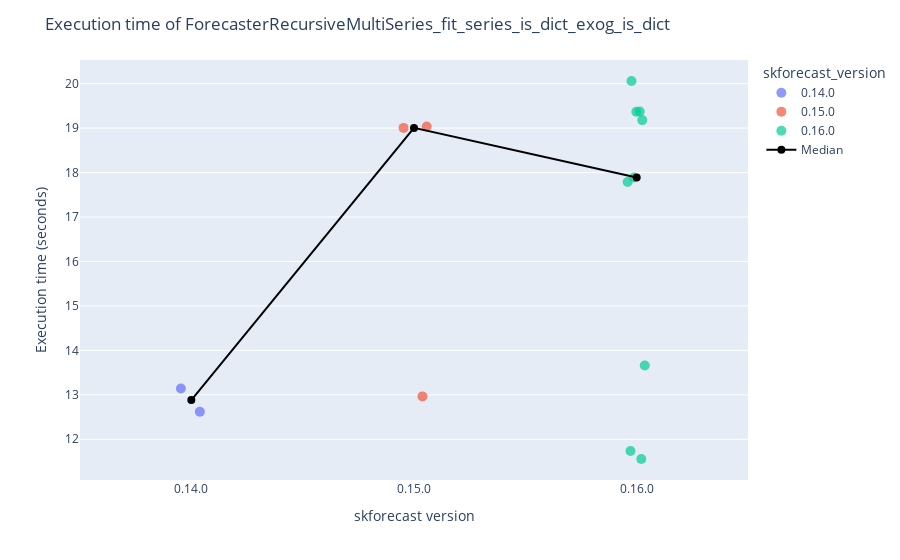
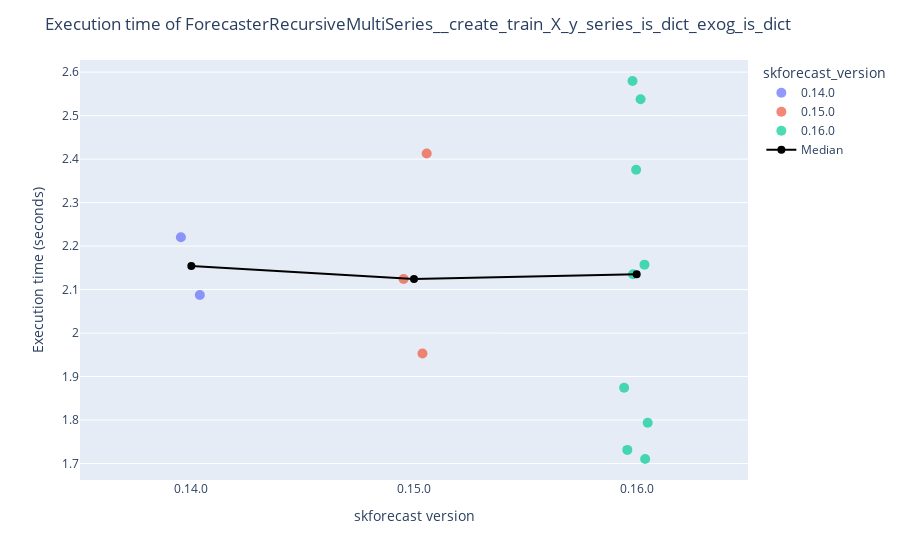
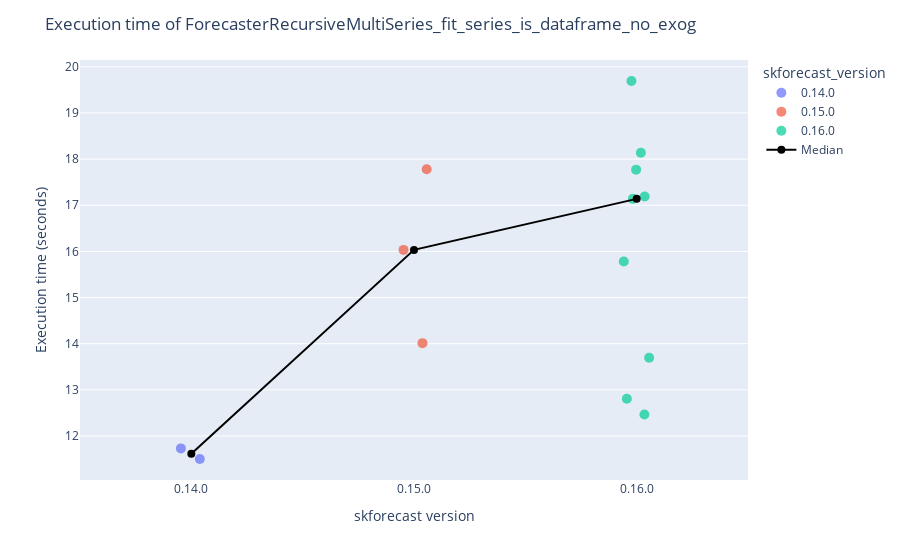
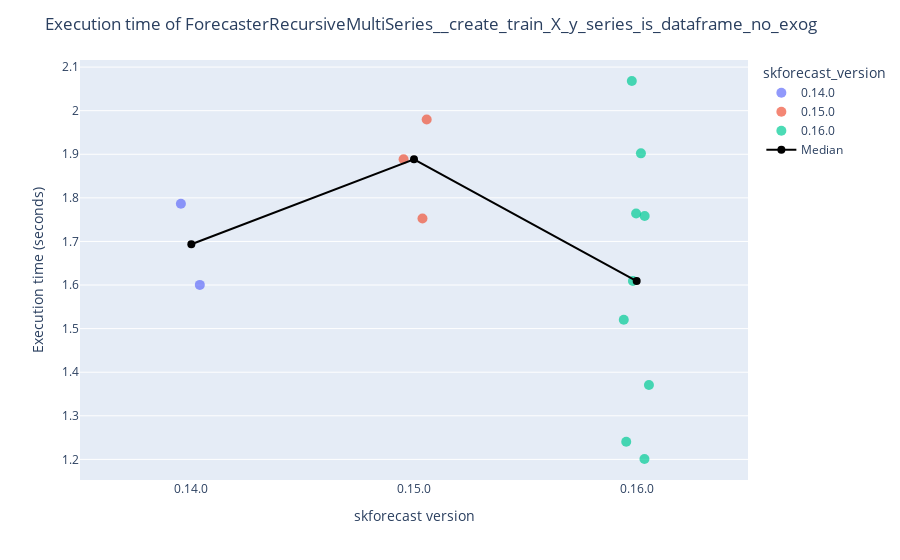

Notebook source saved alongside these figures, in order:
### Code cell
# Plot results
# ==============================================================================
results_benchmark = joblib.load("benchmarks/benchmark.joblib")
results_benchmark = results_benchmark.query("forecaster_name == 'ForecasterRecursiveMultiSeries'").copy()
results_benchmark = results_benchmark.query("regressor_name == 'LGBMRegressor'").copy()
for function_name in results_benchmark['function_name'].unique():
    df = results_benchmark.query(f"function_name == '{function_name}'").copy()
    display(df)
    plot_benchmark_results(df, function_name)

### Figure 1 — Plotly figure (JSON) as saved in the notebook; plotly's stock layout.template omitted (floating-point values rounded to 4 significant figures; data arrays with more than 128 entries replaced by an {"elided": "..."} marker saying what was removed)
{"data": [{"alignmentgroup": "True", "boxpoints": "all", "customdata": [["ForecasterRecursiveMultiSeries", "LGBMRegressor", "ForecasterRecursiveMultiSeries_fit_series_is_dict_exog_is_dict", "63b606a379874ae9f340ba4fe592d695", 0.7576, "2025-04-22T21:21:23.862947", "3.12.9", "1.26.4", "2.2.3", "1.4.2", "4.6.0", "Linux-6.11.0-21-generic-x86_64-with-glibc2.39", "x86_64", 8, 16.64], ["ForecasterRecursiveMultiSeries", "LGBMRegressor", "ForecasterRecursiveMultiSeries_fit_series_is_dict_exog_is_dict", "63b606a379874ae9f340ba4fe592d695", 1.155, "2025-04-22T21:28:08.104547", "3.12.9", "1.26.4", "2.2.3", "1.4.2", "4.6.0", "Linux-6.11.0-21-generic-x86_64-with-glibc2.39", "x86_64", 8, 16.64]], "fillcolor": "rgba(255,255,255,0)", "hoveron": "points", "hovertemplate": "skforecast_version=%{x}<br>run_time_avg=%{y}<br>forecaster_name=%{customdata[0]}<br>regressor_name=%{customdata[1]}<br>function_name=%{customdata[2]}<br>function_hash=%{customdata[3]}<br>run_time_std_dev=%{customdata[4]}<br>datetime=%{customdata[5]}<br>python_version=%{customdata[6]}<br>numpy_version=%{customdata[7]}<br>pandas_version=%{customdata[8]}<br>sklearn_version=%{customdata[9]}<br>lightgbm_version=%{customdata[10]}<br>platform=%{customdata[11]}<br>processor=%{customdata[12]}<br>cpu_count=%{customdata[13]}<br>memory_gb=%{customdata[14]}<extra></extra>", "jitter": true, "legendgroup": "0.14.0", "line": {"color": "rgba(255,255,255,0)"}, "marker": {"color": "#636efa", "opacity": 0.7, "size": 10}, "name": "0.14.0", "offsetgroup": "0.14.0", "orientation": "v", "pointpos": 0, "showlegend": true, "type": "box", "x": ["0.14.0", "0.14.0"], "x0": " ", "xaxis": "x", "y": [13.14, 12.62], "y0": " ", "yaxis": "y"}, {"alignmentgroup": "True", "boxpoints": "all", "customdata": [["ForecasterRecursiveMultiSeries", "LGBMRegressor", "ForecasterRecursiveMultiSeries_fit_series_is_dict_exog_is_dict", "63b606a379874ae9f340ba4fe592d695", 1.387, "2025-04-22T21:32:16.760560", "3.12.9", "1.26.4", "2.2.3", "1.4.2", "4.6.0", "Linux-6.11.0-21-generic-x86_64-with-glibc2.39", "x86_64", 8, 16.64], ["ForecasterRecursiveMultiSeries", "LGBMRegressor", "ForecasterRecursiveMultiSeries_fit_series_is_dict_exog_is_dict", "63b606a379874ae9f340ba4fe592d695", 1.634, "2025-04-22T21:42:34.608069", "3.12.9", "2.2.5", "2.2.3", "1.6.1", "4.6.0", "Linux-6.11.0-21-generic-x86_64-with-glibc2.39", "x86_64", 8, 16.64], ["ForecasterRecursiveMultiSeries", "LGBMRegressor", "ForecasterRecursiveMultiSeries_fit_series_is_dict_exog_is_dict", "63b606a379874ae9f340ba4fe592d695", 1.077, "2025-04-22T22:41:42.671386", "3.12.9", "1.26.4", "2.2.3", "1.4.2", "4.6.0", "Linux-6.11.0-21-generic-x86_64-with-glibc2.39", "x86_64", 8, 16.64]], "fillcolor": "rgba(255,255,255,0)", "hoveron": "points", "hovertemplate": "skforecast_version=%{x}<br>run_time_avg=%{y}<br>forecaster_name=%{customdata[0]}<br>regressor_name=%{customdata[1]}<br>function_name=%{customdata[2]}<br>function_hash=%{customdata[3]}<br>run_time_std_dev=%{customdata[4]}<br>datetime=%{customdata[5]}<br>python_version=%{customdata[6]}<br>numpy_version=%{customdata[7]}<br>pandas_version=%{customdata[8]}<br>sklearn_version=%{customdata[9]}<br>lightgbm_version=%{customdata[10]}<br>platform=%{customdata[11]}<br>processor=%{customdata[12]}<br>cpu_count=%{customdata[13]}<br>memory_gb=%{customdata[14]}<extra></extra>", "jitter": true, "legendgroup": "0.15.0", "line": {"color": "rgba(255,255,255,0)"}, "marker": {"color": "#EF553B", "opacity": 0.7, "size": 10}, "name": "0.15.0", "offsetgroup": "0.15.0", "orientation": "v", "pointpos": 0, "showlegend": true, "type": "box", "x": ["0.15.0", "0.15.0", "0.15.0"], "x0": " ", "xaxis": "x", "y": [12.96, 19.01, 19.04], "y0": " ", "yaxis": "y"}, {"alignmentgroup": "True", "boxpoints": "all", "customdata": {"elided": "9x15 mixed values"}, "fillcolor": "rgba(255,255,255,0)", "hoveron": "points", "hovertemplate": "skforecast_version=%{x}<br>run_time_avg=%{y}<br>forecaster_name=%{customdata[0]}<br>regressor_name=%{customdata[1]}<br>function_name=%{customdata[2]}<br>function_hash=%{customdata[3]}<br>run_time_std_dev=%{customdata[4]}<br>datetime=%{customdata[5]}<br>python_version=%{customdata[6]}<br>numpy_version=%{customdata[7]}<br>pandas_version=%{customdata[8]}<br>sklearn_version=%{customdata[9]}<br>lightgbm_version=%{customdata[10]}<br>platform=%{customdata[11]}<br>processor=%{customdata[12]}<br>cpu_count=%{customdata[13]}<br>memory_gb=%{customdata[14]}<extra></extra>", "jitter": true, "legendgroup": "0.16.0", "line": {"color": "rgba(255,255,255,0)"}, "marker": {"color": "#00cc96", "opacity": 0.7, "size": 10}, "name": "0.16.0", "offsetgroup": "0.16.0", "orientation": "v", "pointpos": 0, "showlegend": true, "type": "box", "x": ["0.16.0", "0.16.0", "0.16.0", "0.16.0", "0.16.0", "0.16.0", "0.16.0", "0.16.0", "0.16.0"], "x0": " ", "xaxis": "x", "y": [20.06, 19.37, 17.89, 17.79, 19.37, 19.18, 11.74, 11.56, 13.66], "y0": " ", "yaxis": "y"}, {"line": {"color": "black", "width": 2}, "marker": {"size": 8}, "mode": "lines+markers", "name": "Median", "showlegend": true, "type": "scatter", "x": ["0.14.0", "0.15.0", "0.16.0"], "y": [12.88, 19.01, 17.89]}], "layout": {"boxmode": "overlay", "legend": {"title": {"text": "skforecast_version"}, "tracegroupgap": 0}, "margin": {"t": 60}, "showlegend": true, "title": {"text": "Execution time of ForecasterRecursiveMultiSeries_fit_series_is_dict_exog_is_dict"}, "xaxis": {"anchor": "y", "categoryarray": ["0.14.0", "0.15.0", "0.16.0"], "categoryorder": "array", "domain": [0, 1], "title": {"text": "skforecast version"}}, "yaxis": {"anchor": "x", "domain": [0, 1], "title": {"text": "Execution time (seconds)"}}}}

### Figure 2 — Plotly figure (JSON) as saved in the notebook; plotly's stock layout.template omitted (floating-point values rounded to 4 significant figures; data arrays with more than 128 entries replaced by an {"elided": "..."} marker saying what was removed)
{"data": [{"alignmentgroup": "True", "boxpoints": "all", "customdata": [["ForecasterRecursiveMultiSeries", "LGBMRegressor", "ForecasterRecursiveMultiSeries__create_train_X_y_series_is_dict_exog_is_dict", "583e7d25f58c2314c85ab6c385d879cc", 0.3164, "2025-04-22T21:22:29.597457", "3.12.9", "1.26.4", "2.2.3", "1.4.2", "4.6.0", "Linux-6.11.0-21-generic-x86_64-with-glibc2.39", "x86_64", 8, 16.64], ["ForecasterRecursiveMultiSeries", "LGBMRegressor", "ForecasterRecursiveMultiSeries__create_train_X_y_series_is_dict_exog_is_dict", "583e7d25f58c2314c85ab6c385d879cc", 0.1888, "2025-04-22T21:29:11.209381", "3.12.9", "1.26.4", "2.2.3", "1.4.2", "4.6.0", "Linux-6.11.0-21-generic-x86_64-with-glibc2.39", "x86_64", 8, 16.64]], "fillcolor": "rgba(255,255,255,0)", "hoveron": "points", "hovertemplate": "skforecast_version=%{x}<br>run_time_avg=%{y}<br>forecaster_name=%{customdata[0]}<br>regressor_name=%{customdata[1]}<br>function_name=%{customdata[2]}<br>function_hash=%{customdata[3]}<br>run_time_std_dev=%{customdata[4]}<br>datetime=%{customdata[5]}<br>python_version=%{customdata[6]}<br>numpy_version=%{customdata[7]}<br>pandas_version=%{customdata[8]}<br>sklearn_version=%{customdata[9]}<br>lightgbm_version=%{customdata[10]}<br>platform=%{customdata[11]}<br>processor=%{customdata[12]}<br>cpu_count=%{customdata[13]}<br>memory_gb=%{customdata[14]}<extra></extra>", "jitter": true, "legendgroup": "0.14.0", "line": {"color": "rgba(255,255,255,0)"}, "marker": {"color": "#636efa", "opacity": 0.7, "size": 10}, "name": "0.14.0", "offsetgroup": "0.14.0", "orientation": "v", "pointpos": 0, "showlegend": true, "type": "box", "x": ["0.14.0", "0.14.0"], "x0": " ", "xaxis": "x", "y": [2.088, 2.22], "y0": " ", "yaxis": "y"}, {"alignmentgroup": "True", "boxpoints": "all", "customdata": [["ForecasterRecursiveMultiSeries", "LGBMRegressor", "ForecasterRecursiveMultiSeries__create_train_X_y_series_is_dict_exog_is_dict", "583e7d25f58c2314c85ab6c385d879cc", 0.2472, "2025-04-22T21:33:21.603198", "3.12.9", "1.26.4", "2.2.3", "1.4.2", "4.6.0", "Linux-6.11.0-21-generic-x86_64-with-glibc2.39", "x86_64", 8, 16.64], ["ForecasterRecursiveMultiSeries", "LGBMRegressor", "ForecasterRecursiveMultiSeries__create_train_X_y_series_is_dict_exog_is_dict", "583e7d25f58c2314c85ab6c385d879cc", 0.1053, "2025-04-22T21:44:09.659069", "3.12.9", "2.2.5", "2.2.3", "1.6.1", "4.6.0", "Linux-6.11.0-21-generic-x86_64-with-glibc2.39", "x86_64", 8, 16.64], ["ForecasterRecursiveMultiSeries", "LGBMRegressor", "ForecasterRecursiveMultiSeries__create_train_X_y_series_is_dict_exog_is_dict", "583e7d25f58c2314c85ab6c385d879cc", 0.09698, "2025-04-22T22:43:17.886174", "3.12.9", "1.26.4", "2.2.3", "1.4.2", "4.6.0", "Linux-6.11.0-21-generic-x86_64-with-glibc2.39", "x86_64", 8, 16.64]], "fillcolor": "rgba(255,255,255,0)", "hoveron": "points", "hovertemplate": "skforecast_version=%{x}<br>run_time_avg=%{y}<br>forecaster_name=%{customdata[0]}<br>regressor_name=%{customdata[1]}<br>function_name=%{customdata[2]}<br>function_hash=%{customdata[3]}<br>run_time_std_dev=%{customdata[4]}<br>datetime=%{customdata[5]}<br>python_version=%{customdata[6]}<br>numpy_version=%{customdata[7]}<br>pandas_version=%{customdata[8]}<br>sklearn_version=%{customdata[9]}<br>lightgbm_version=%{customdata[10]}<br>platform=%{customdata[11]}<br>processor=%{customdata[12]}<br>cpu_count=%{customdata[13]}<br>memory_gb=%{customdata[14]}<extra></extra>", "jitter": true, "legendgroup": "0.15.0", "line": {"color": "rgba(255,255,255,0)"}, "marker": {"color": "#EF553B", "opacity": 0.7, "size": 10}, "name": "0.15.0", "offsetgroup": "0.15.0", "orientation": "v", "pointpos": 0, "showlegend": true, "type": "box", "x": ["0.15.0", "0.15.0", "0.15.0"], "x0": " ", "xaxis": "x", "y": [1.953, 2.124, 2.413], "y0": " ", "yaxis": "y"}, {"alignmentgroup": "True", "boxpoints": "all", "customdata": {"elided": "9x15 mixed values"}, "fillcolor": "rgba(255,255,255,0)", "hoveron": "points", "hovertemplate": "skforecast_version=%{x}<br>run_time_avg=%{y}<br>forecaster_name=%{customdata[0]}<br>regressor_name=%{customdata[1]}<br>function_name=%{customdata[2]}<br>function_hash=%{customdata[3]}<br>run_time_std_dev=%{customdata[4]}<br>datetime=%{customdata[5]}<br>python_version=%{customdata[6]}<br>numpy_version=%{customdata[7]}<br>pandas_version=%{customdata[8]}<br>sklearn_version=%{customdata[9]}<br>lightgbm_version=%{customdata[10]}<br>platform=%{customdata[11]}<br>processor=%{customdata[12]}<br>cpu_count=%{customdata[13]}<br>memory_gb=%{customdata[14]}<extra></extra>", "jitter": true, "legendgroup": "0.16.0", "line": {"color": "rgba(255,255,255,0)"}, "marker": {"color": "#00cc96", "opacity": 0.7, "size": 10}, "name": "0.16.0", "offsetgroup": "0.16.0", "orientation": "v", "pointpos": 0, "showlegend": true, "type": "box", "x": ["0.16.0", "0.16.0", "0.16.0", "0.16.0", "0.16.0", "0.16.0", "0.16.0", "0.16.0", "0.16.0"], "x0": " ", "xaxis": "x", "y": [2.538, 2.375, 1.874, 2.157, 2.135, 2.58, 1.794, 1.71, 1.731], "y0": " ", "yaxis": "y"}, {"line": {"color": "black", "width": 2}, "marker": {"size": 8}, "mode": "lines+markers", "name": "Median", "showlegend": true, "type": "scatter", "x": ["0.14.0", "0.15.0", "0.16.0"], "y": [2.154, 2.124, 2.135]}], "layout": {"boxmode": "overlay", "legend": {"title": {"text": "skforecast_version"}, "tracegroupgap": 0}, "margin": {"t": 60}, "showlegend": true, "title": {"text": "Execution time of ForecasterRecursiveMultiSeries__create_train_X_y_series_is_dict_exog_is_dict"}, "xaxis": {"anchor": "y", "categoryarray": ["0.14.0", "0.15.0", "0.16.0"], "categoryorder": "array", "domain": [0, 1], "title": {"text": "skforecast version"}}, "yaxis": {"anchor": "x", "domain": [0, 1], "title": {"text": "Execution time (seconds)"}}}}

### Figure 3 — Plotly figure (JSON) as saved in the notebook; plotly's stock layout.template omitted (floating-point values rounded to 4 significant figures; data arrays with more than 128 entries replaced by an {"elided": "..."} marker saying what was removed)
{"data": [{"alignmentgroup": "True", "boxpoints": "all", "customdata": [["ForecasterRecursiveMultiSeries", "LGBMRegressor", "ForecasterRecursiveMultiSeries_fit_series_is_dataframe_no_exog", "aa35b8ba0c0839021a95e5ba0786a67e", 0.4553, "2025-04-22T21:22:40.042906", "3.12.9", "1.26.4", "2.2.3", "1.4.2", "4.6.0", "Linux-6.11.0-21-generic-x86_64-with-glibc2.39", "x86_64", 8, 16.64], ["ForecasterRecursiveMultiSeries", "LGBMRegressor", "ForecasterRecursiveMultiSeries_fit_series_is_dataframe_no_exog", "aa35b8ba0c0839021a95e5ba0786a67e", 0.5403, "2025-04-22T21:29:22.319034", "3.12.9", "1.26.4", "2.2.3", "1.4.2", "4.6.0", "Linux-6.11.0-21-generic-x86_64-with-glibc2.39", "x86_64", 8, 16.64]], "fillcolor": "rgba(255,255,255,0)", "hoveron": "points", "hovertemplate": "skforecast_version=%{x}<br>run_time_avg=%{y}<br>forecaster_name=%{customdata[0]}<br>regressor_name=%{customdata[1]}<br>function_name=%{customdata[2]}<br>function_hash=%{customdata[3]}<br>run_time_std_dev=%{customdata[4]}<br>datetime=%{customdata[5]}<br>python_version=%{customdata[6]}<br>numpy_version=%{customdata[7]}<br>pandas_version=%{customdata[8]}<br>sklearn_version=%{customdata[9]}<br>lightgbm_version=%{customdata[10]}<br>platform=%{customdata[11]}<br>processor=%{customdata[12]}<br>cpu_count=%{customdata[13]}<br>memory_gb=%{customdata[14]}<extra></extra>", "jitter": true, "legendgroup": "0.14.0", "line": {"color": "rgba(255,255,255,0)"}, "marker": {"color": "#636efa", "opacity": 0.7, "size": 10}, "name": "0.14.0", "offsetgroup": "0.14.0", "orientation": "v", "pointpos": 0, "showlegend": true, "type": "box", "x": ["0.14.0", "0.14.0"], "x0": " ", "xaxis": "x", "y": [11.73, 11.5], "y0": " ", "yaxis": "y"}, {"alignmentgroup": "True", "boxpoints": "all", "customdata": [["ForecasterRecursiveMultiSeries", "LGBMRegressor", "ForecasterRecursiveMultiSeries_fit_series_is_dataframe_no_exog", "aa35b8ba0c0839021a95e5ba0786a67e", 2.125, "2025-04-22T21:33:31.377188", "3.12.9", "1.26.4", "2.2.3", "1.4.2", "4.6.0", "Linux-6.11.0-21-generic-x86_64-with-glibc2.39", "x86_64", 8, 16.64], ["ForecasterRecursiveMultiSeries", "LGBMRegressor", "ForecasterRecursiveMultiSeries_fit_series_is_dataframe_no_exog", "aa35b8ba0c0839021a95e5ba0786a67e", 0.3174, "2025-04-22T21:44:20.300867", "3.12.9", "2.2.5", "2.2.3", "1.6.1", "4.6.0", "Linux-6.11.0-21-generic-x86_64-with-glibc2.39", "x86_64", 8, 16.64], ["ForecasterRecursiveMultiSeries", "LGBMRegressor", "ForecasterRecursiveMultiSeries_fit_series_is_dataframe_no_exog", "aa35b8ba0c0839021a95e5ba0786a67e", 0.7838, "2025-04-22T22:43:29.961188", "3.12.9", "1.26.4", "2.2.3", "1.4.2", "4.6.0", "Linux-6.11.0-21-generic-x86_64-with-glibc2.39", "x86_64", 8, 16.64]], "fillcolor": "rgba(255,255,255,0)", "hoveron": "points", "hovertemplate": "skforecast_version=%{x}<br>run_time_avg=%{y}<br>forecaster_name=%{customdata[0]}<br>regressor_name=%{customdata[1]}<br>function_name=%{customdata[2]}<br>function_hash=%{customdata[3]}<br>run_time_std_dev=%{customdata[4]}<br>datetime=%{customdata[5]}<br>python_version=%{customdata[6]}<br>numpy_version=%{customdata[7]}<br>pandas_version=%{customdata[8]}<br>sklearn_version=%{customdata[9]}<br>lightgbm_version=%{customdata[10]}<br>platform=%{customdata[11]}<br>processor=%{customdata[12]}<br>cpu_count=%{customdata[13]}<br>memory_gb=%{customdata[14]}<extra></extra>", "jitter": true, "legendgroup": "0.15.0", "line": {"color": "rgba(255,255,255,0)"}, "marker": {"color": "#EF553B", "opacity": 0.7, "size": 10}, "name": "0.15.0", "offsetgroup": "0.15.0", "orientation": "v", "pointpos": 0, "showlegend": true, "type": "box", "x": ["0.15.0", "0.15.0", "0.15.0"], "x0": " ", "xaxis": "x", "y": [14.01, 16.03, 17.78], "y0": " ", "yaxis": "y"}, {"alignmentgroup": "True", "boxpoints": "all", "customdata": {"elided": "9x15 mixed values"}, "fillcolor": "rgba(255,255,255,0)", "hoveron": "points", "hovertemplate": "skforecast_version=%{x}<br>run_time_avg=%{y}<br>forecaster_name=%{customdata[0]}<br>regressor_name=%{customdata[1]}<br>function_name=%{customdata[2]}<br>function_hash=%{customdata[3]}<br>run_time_std_dev=%{customdata[4]}<br>datetime=%{customdata[5]}<br>python_version=%{customdata[6]}<br>numpy_version=%{customdata[7]}<br>pandas_version=%{customdata[8]}<br>sklearn_version=%{customdata[9]}<br>lightgbm_version=%{customdata[10]}<br>platform=%{customdata[11]}<br>processor=%{customdata[12]}<br>cpu_count=%{customdata[13]}<br>memory_gb=%{customdata[14]}<extra></extra>", "jitter": true, "legendgroup": "0.16.0", "line": {"color": "rgba(255,255,255,0)"}, "marker": {"color": "#00cc96", "opacity": 0.7, "size": 10}, "name": "0.16.0", "offsetgroup": "0.16.0", "orientation": "v", "pointpos": 0, "showlegend": true, "type": "box", "x": ["0.16.0", "0.16.0", "0.16.0", "0.16.0", "0.16.0", "0.16.0", "0.16.0", "0.16.0", "0.16.0"], "x0": " ", "xaxis": "x", "y": [17.77, 17.19, 15.78, 18.14, 17.14, 19.69, 12.81, 12.47, 13.7], "y0": " ", "yaxis": "y"}, {"line": {"color": "black", "width": 2}, "marker": {"size": 8}, "mode": "lines+markers", "name": "Median", "showlegend": true, "type": "scatter", "x": ["0.14.0", "0.15.0", "0.16.0"], "y": [11.62, 16.03, 17.14]}], "layout": {"boxmode": "overlay", "legend": {"title": {"text": "skforecast_version"}, "tracegroupgap": 0}, "margin": {"t": 60}, "showlegend": true, "title": {"text": "Execution time of ForecasterRecursiveMultiSeries_fit_series_is_dataframe_no_exog"}, "xaxis": {"anchor": "y", "categoryarray": ["0.14.0", "0.15.0", "0.16.0"], "categoryorder": "array", "domain": [0, 1], "title": {"text": "skforecast version"}}, "yaxis": {"anchor": "x", "domain": [0, 1], "title": {"text": "Execution time (seconds)"}}}}

### Figure 4 — Plotly figure (JSON) as saved in the notebook; plotly's stock layout.template omitted (floating-point values rounded to 4 significant figures; data arrays with more than 128 entries replaced by an {"elided": "..."} marker saying what was removed)
{"data": [{"alignmentgroup": "True", "boxpoints": "all", "customdata": [["ForecasterRecursiveMultiSeries", "LGBMRegressor", "ForecasterRecursiveMultiSeries__create_train_X_y_series_is_dataframe_no_exog", "7b994fdfa33ce4a2084e303d3f49c934", 0.08098, "2025-04-22T21:23:38.727510", "3.12.9", "1.26.4", "2.2.3", "1.4.2", "4.6.0", "Linux-6.11.0-21-generic-x86_64-with-glibc2.39", "x86_64", 8, 16.64], ["ForecasterRecursiveMultiSeries", "LGBMRegressor", "ForecasterRecursiveMultiSeries__create_train_X_y_series_is_dataframe_no_exog", "7b994fdfa33ce4a2084e303d3f49c934", 0.1962, "2025-04-22T21:30:19.848705", "3.12.9", "1.26.4", "2.2.3", "1.4.2", "4.6.0", "Linux-6.11.0-21-generic-x86_64-with-glibc2.39", "x86_64", 8, 16.64]], "fillcolor": "rgba(255,255,255,0)", "hoveron": "points", "hovertemplate": "skforecast_version=%{x}<br>run_time_avg=%{y}<br>forecaster_name=%{customdata[0]}<br>regressor_name=%{customdata[1]}<br>function_name=%{customdata[2]}<br>function_hash=%{customdata[3]}<br>run_time_std_dev=%{customdata[4]}<br>datetime=%{customdata[5]}<br>python_version=%{customdata[6]}<br>numpy_version=%{customdata[7]}<br>pandas_version=%{customdata[8]}<br>sklearn_version=%{customdata[9]}<br>lightgbm_version=%{customdata[10]}<br>platform=%{customdata[11]}<br>processor=%{customdata[12]}<br>cpu_count=%{customdata[13]}<br>memory_gb=%{customdata[14]}<extra></extra>", "jitter": true, "legendgroup": "0.14.0", "line": {"color": "rgba(255,255,255,0)"}, "marker": {"color": "#636efa", "opacity": 0.7, "size": 10}, "name": "0.14.0", "offsetgroup": "0.14.0", "orientation": "v", "pointpos": 0, "showlegend": true, "type": "box", "x": ["0.14.0", "0.14.0"], "x0": " ", "xaxis": "x", "y": [1.6, 1.787], "y0": " ", "yaxis": "y"}, {"alignmentgroup": "True", "boxpoints": "all", "customdata": [["ForecasterRecursiveMultiSeries", "LGBMRegressor", "ForecasterRecursiveMultiSeries__create_train_X_y_series_is_dataframe_no_exog", "7b994fdfa33ce4a2084e303d3f49c934", 0.1058, "2025-04-22T21:34:41.475870", "3.12.9", "1.26.4", "2.2.3", "1.4.2", "4.6.0", "Linux-6.11.0-21-generic-x86_64-with-glibc2.39", "x86_64", 8, 16.64], ["ForecasterRecursiveMultiSeries", "LGBMRegressor", "ForecasterRecursiveMultiSeries__create_train_X_y_series_is_dataframe_no_exog", "7b994fdfa33ce4a2084e303d3f49c934", 0.05302, "2025-04-22T21:45:40.484984", "3.12.9", "2.2.5", "2.2.3", "1.6.1", "4.6.0", "Linux-6.11.0-21-generic-x86_64-with-glibc2.39", "x86_64", 8, 16.64], ["ForecasterRecursiveMultiSeries", "LGBMRegressor", "ForecasterRecursiveMultiSeries__create_train_X_y_series_is_dataframe_no_exog", "7b994fdfa33ce4a2084e303d3f49c934", 0.09409, "2025-04-22T22:44:58.886345", "3.12.9", "1.26.4", "2.2.3", "1.4.2", "4.6.0", "Linux-6.11.0-21-generic-x86_64-with-glibc2.39", "x86_64", 8, 16.64]], "fillcolor": "rgba(255,255,255,0)", "hoveron": "points", "hovertemplate": "skforecast_version=%{x}<br>run_time_avg=%{y}<br>forecaster_name=%{customdata[0]}<br>regressor_name=%{customdata[1]}<br>function_name=%{customdata[2]}<br>function_hash=%{customdata[3]}<br>run_time_std_dev=%{customdata[4]}<br>datetime=%{customdata[5]}<br>python_version=%{customdata[6]}<br>numpy_version=%{customdata[7]}<br>pandas_version=%{customdata[8]}<br>sklearn_version=%{customdata[9]}<br>lightgbm_version=%{customdata[10]}<br>platform=%{customdata[11]}<br>processor=%{customdata[12]}<br>cpu_count=%{customdata[13]}<br>memory_gb=%{customdata[14]}<extra></extra>", "jitter": true, "legendgroup": "0.15.0", "line": {"color": "rgba(255,255,255,0)"}, "marker": {"color": "#EF553B", "opacity": 0.7, "size": 10}, "name": "0.15.0", "offsetgroup": "0.15.0", "orientation": "v", "pointpos": 0, "showlegend": true, "type": "box", "x": ["0.15.0", "0.15.0", "0.15.0"], "x0": " ", "xaxis": "x", "y": [1.888, 1.753, 1.98], "y0": " ", "yaxis": "y"}, {"alignmentgroup": "True", "boxpoints": "all", "customdata": {"elided": "9x15 mixed values"}, "fillcolor": "rgba(255,255,255,0)", "hoveron": "points", "hovertemplate": "skforecast_version=%{x}<br>run_time_avg=%{y}<br>forecaster_name=%{customdata[0]}<br>regressor_name=%{customdata[1]}<br>function_name=%{customdata[2]}<br>function_hash=%{customdata[3]}<br>run_time_std_dev=%{customdata[4]}<br>datetime=%{customdata[5]}<br>python_version=%{customdata[6]}<br>numpy_version=%{customdata[7]}<br>pandas_version=%{customdata[8]}<br>sklearn_version=%{customdata[9]}<br>lightgbm_version=%{customdata[10]}<br>platform=%{customdata[11]}<br>processor=%{customdata[12]}<br>cpu_count=%{customdata[13]}<br>memory_gb=%{customdata[14]}<extra></extra>", "jitter": true, "legendgroup": "0.16.0", "line": {"color": "rgba(255,255,255,0)"}, "marker": {"color": "#00cc96", "opacity": 0.7, "size": 10}, "name": "0.16.0", "offsetgroup": "0.16.0", "orientation": "v", "pointpos": 0, "showlegend": true, "type": "box", "x": ["0.16.0", "0.16.0", "0.16.0", "0.16.0", "0.16.0", "0.16.0", "0.16.0", "0.16.0", "0.16.0"], "x0": " ", "xaxis": "x", "y": [1.609, 1.758, 1.52, 1.902, 1.764, 2.068, 1.24, 1.201, 1.371], "y0": " ", "yaxis": "y"}, {"line": {"color": "black", "width": 2}, "marker": {"size": 8}, "mode": "lines+markers", "name": "Median", "showlegend": true, "type": "scatter", "x": ["0.14.0", "0.15.0", "0.16.0"], "y": [1.693, 1.888, 1.609]}], "layout": {"boxmode": "overlay", "legend": {"title": {"text": "skforecast_version"}, "tracegroupgap": 0}, "margin": {"t": 60}, "showlegend": true, "title": {"text": "Execution time of ForecasterRecursiveMultiSeries__create_train_X_y_series_is_dataframe_no_exog"}, "xaxis": {"anchor": "y", "categoryarray": ["0.14.0", "0.15.0", "0.16.0"], "categoryorder": "array", "domain": [0, 1], "title": {"text": "skforecast version"}}, "yaxis": {"anchor": "x", "domain": [0, 1], "title": {"text": "Execution time (seconds)"}}}}
